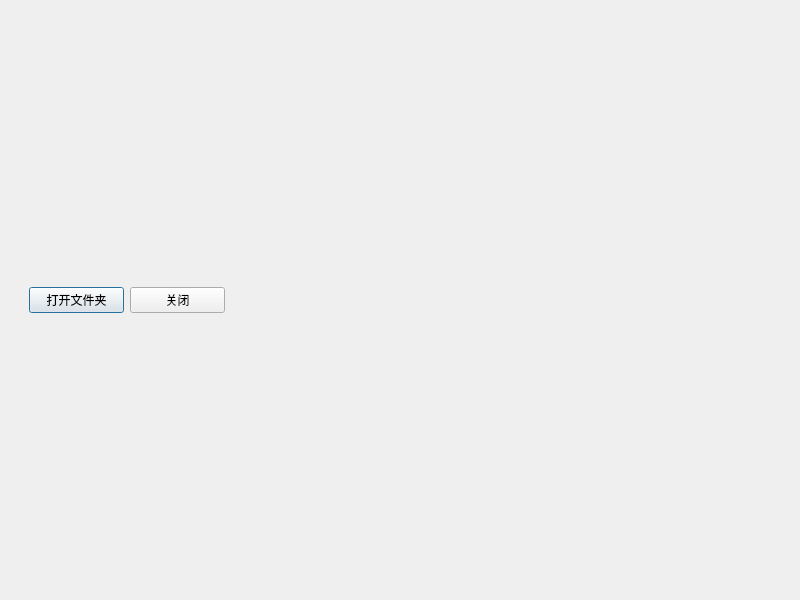
<?xml version="1.0" encoding="UTF-8"?>
<ui version="4.0">
 <class>WindowOne</class>
 <widget class="QDialog" name="WindowOne">
  <property name="geometry">
   <rect>
    <x>0</x>
    <y>0</y>
    <width>800</width>
    <height>600</height>
   </rect>
  </property>
  <property name="windowTitle">
   <string>Dialog</string>
  </property>
  <layout class="QHBoxLayout" name="horizontalLayout" stretch="3,7">
   <item>
    <widget class="QWidget" name="widgetLeft" native="true">
     <layout class="QVBoxLayout" name="verticalLayout_2" stretch="2,8">
      <item>
       <widget class="QWidget" name="widget_Btn" native="true">
        <layout class="QHBoxLayout" name="horizontalLayout_2">
         <item>
          <widget class="QPushButton" name="openBtn">
           <property name="text">
            <string>打开文件夹</string>
           </property>
          </widget>
         </item>
         <item>
          <widget class="QPushButton" name="closeBtn">
           <property name="text">
            <string>关闭</string>
           </property>
          </widget>
         </item>
        </layout>
       </widget>
      </item>
      <item>
       <layout class="QVBoxLayout" name="proLayout"/>
      </item>
     </layout>
    </widget>
   </item>
   <item>
    <widget class="QWidget" name="widgetRight" native="true">
     <layout class="QVBoxLayout" name="verticalLayout" stretch="7,3">
      <item>
       <widget class="QWidget" name="widget_img" native="true"/>
      </item>
      <item>
       <widget class="QWidget" name="widget_con" native="true"/>
      </item>
     </layout>
    </widget>
   </item>
  </layout>
 </widget>
 <resources/>
 <connections/>
</ui>
